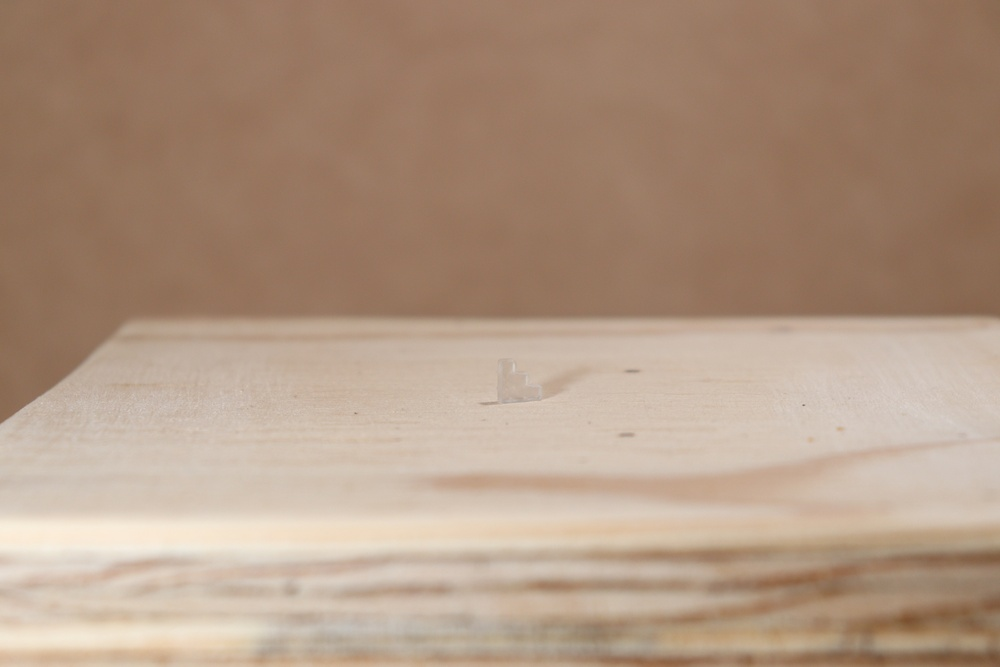
#> input picture IMG_3772.JPG, 1000 x 667 px, shrunk from 3984 x 2656 before the run, found by its file name
$ python Fabian_procesing.py
#> lines starting #> are read from the running program, lines starting #| are printed output that depends on the picture
import cv2
import matplotlib.pyplot as plt
image = cv2.imread('IMG_3772.jpg')
#> image is the input picture: shape (667, 1000, 3); mean B, G, R 129.9, 150.1, 175.7
gray = cv2.cvtColor(image,cv2.COLOR_BGR2GRAY)
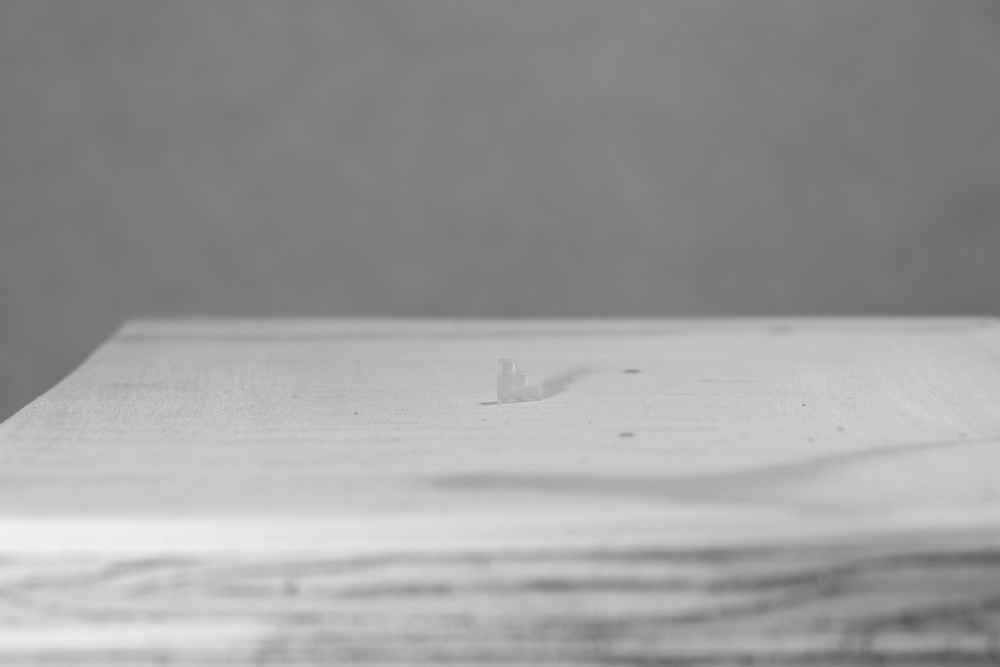
#> gray: shape (667, 1000); min 88, max 241, mean 155.4

plt.imshow(gray)
plt.show ()

$ run again, with IMG_3822.JPG copied over IMG_3772.JPG
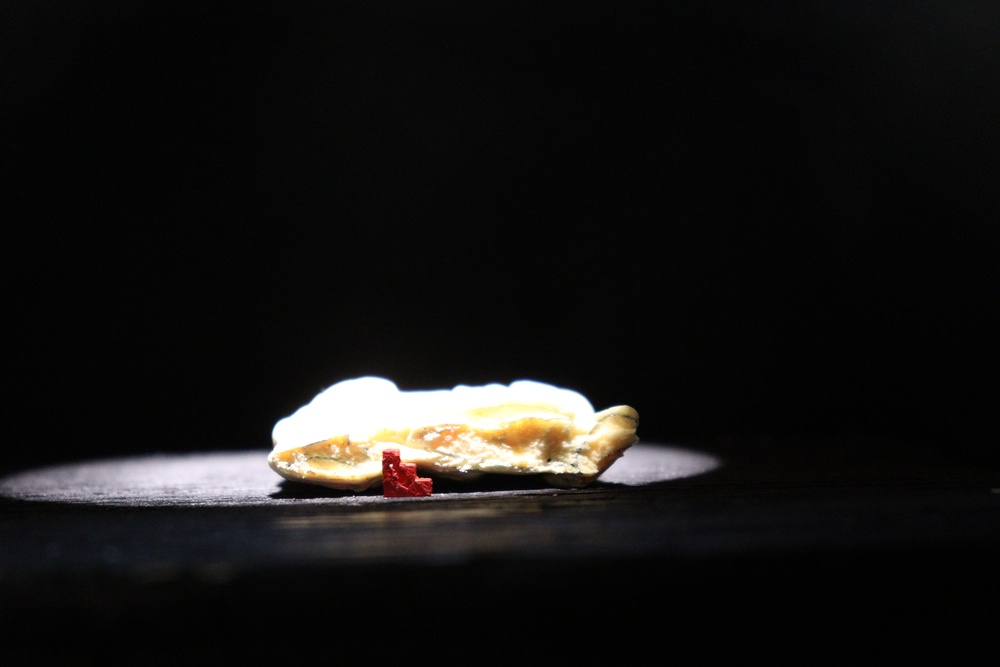
#> input picture IMG_3822.JPG, 1000 x 667 px, shrunk from 3984 x 2656 before the run, found by its file name
#> image is the input picture: shape (667, 1000, 3); mean B, G, R 19.7, 20.7, 21.8
#> `gray = cv2.cvtColor(image,cv2.COLOR_BGR2GRAY)`:
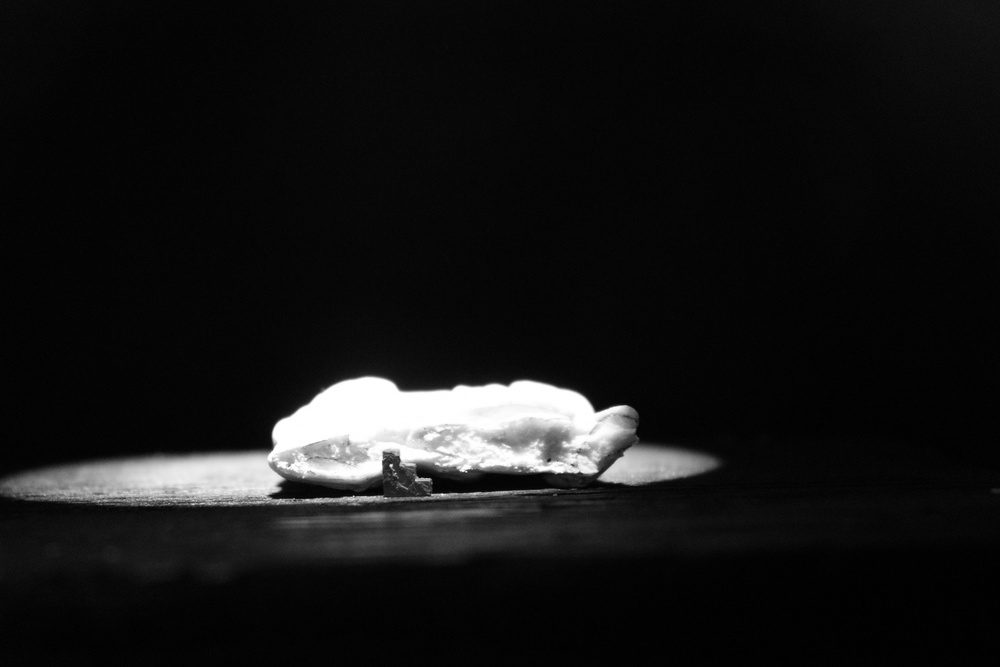
#> gray: shape (667, 1000); min 0, max 255, mean 20.9

$ run again, with IMG_3831.JPG copied over IMG_3772.JPG
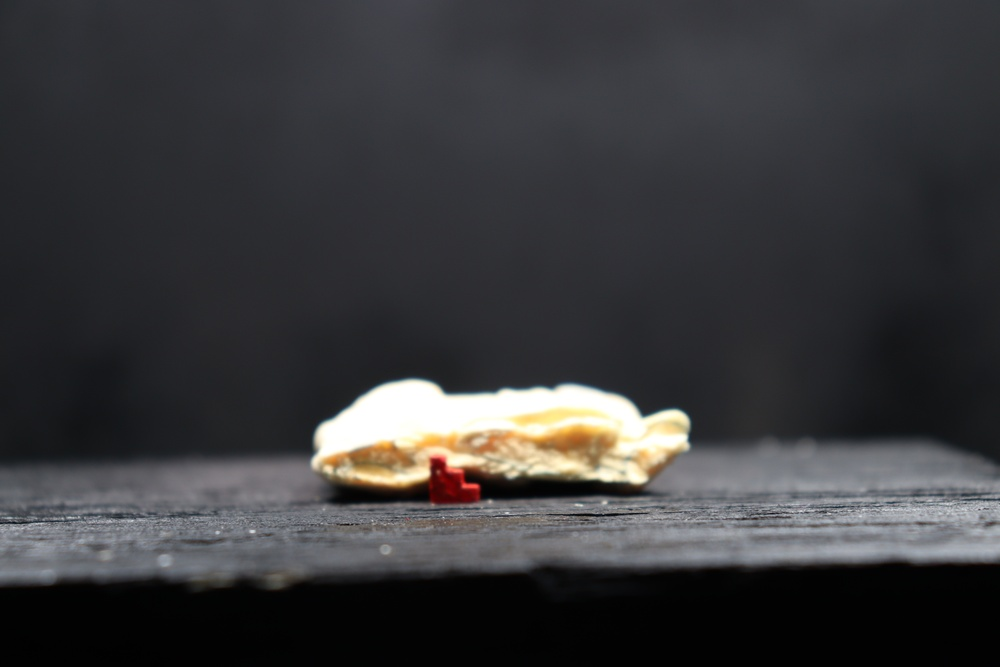
#> input picture IMG_3831.JPG, 1000 x 667 px, shrunk from 3984 x 2656 before the run, found by its file name
#> image is the input picture: shape (667, 1000, 3); mean B, G, R 59.5, 57.4, 57.7
#> `gray = cv2.cvtColor(image,cv2.COLOR_BGR2GRAY)`:
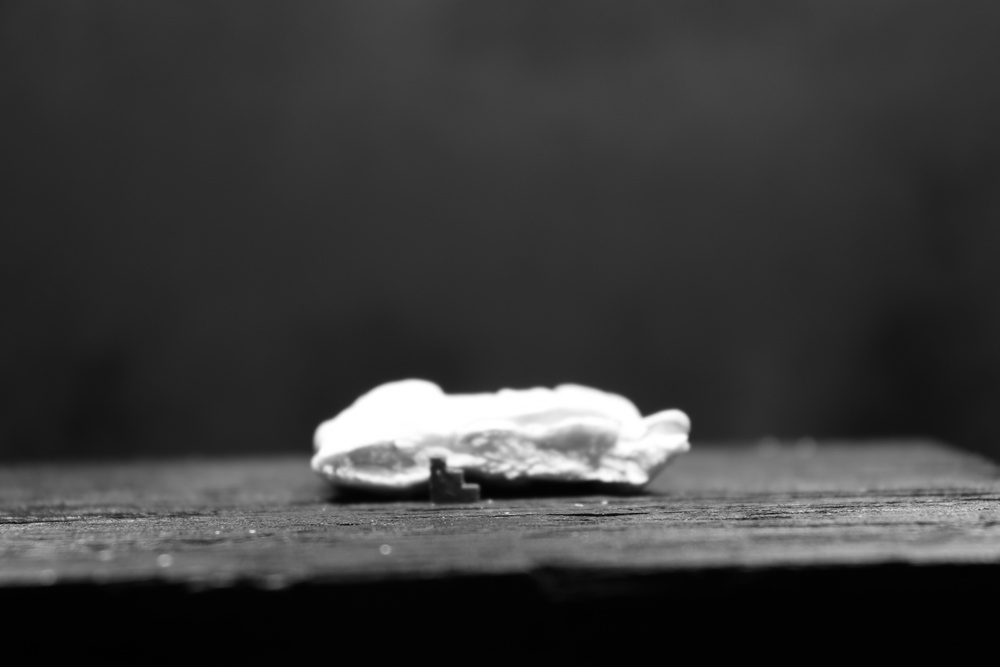
#> gray: shape (667, 1000); min 0, max 255, mean 57.7
